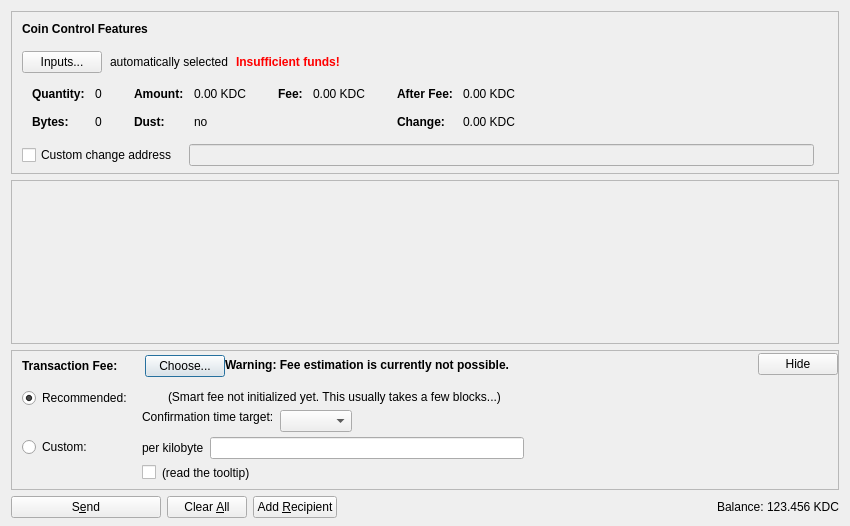
<?xml version="1.0" encoding="UTF-8"?>
<ui version="4.0">
 <class>SendCoinsDialog</class>
 <widget class="QDialog" name="SendCoinsDialog">
  <property name="geometry">
   <rect>
    <x>0</x>
    <y>0</y>
    <width>850</width>
    <height>526</height>
   </rect>
  </property>
  <property name="windowTitle">
   <string>Send Coins</string>
  </property>
  <layout class="QVBoxLayout" name="verticalLayout" stretch="0,1,0,0">
   <property name="bottomMargin">
    <number>8</number>
   </property>
   <item>
    <widget class="QFrame" name="frameCoinControl">
     <property name="sizePolicy">
      <sizepolicy hsizetype="Expanding" vsizetype="Expanding">
       <horstretch>0</horstretch>
       <verstretch>0</verstretch>
      </sizepolicy>
     </property>
     <property name="maximumSize">
      <size>
       <width>16777215</width>
       <height>16777215</height>
      </size>
     </property>
     <property name="frameShape">
      <enum>QFrame::StyledPanel</enum>
     </property>
     <property name="frameShadow">
      <enum>QFrame::Sunken</enum>
     </property>
     <layout class="QVBoxLayout" name="verticalLayoutCoinControl2">
      <property name="spacing">
       <number>0</number>
      </property>
      <property name="leftMargin">
       <number>0</number>
      </property>
      <property name="topMargin">
       <number>0</number>
      </property>
      <property name="rightMargin">
       <number>0</number>
      </property>
      <property name="bottomMargin">
       <number>6</number>
      </property>
      <item>
       <layout class="QVBoxLayout" name="verticalLayoutCoinControl" stretch="0,0,0,0,1">
        <property name="spacing">
         <number>0</number>
        </property>
        <property name="leftMargin">
         <number>10</number>
        </property>
        <property name="topMargin">
         <number>10</number>
        </property>
        <item>
         <layout class="QHBoxLayout" name="horizontalLayoutCoinControl1">
          <property name="bottomMargin">
           <number>15</number>
          </property>
          <item>
           <widget class="QLabel" name="labelCoinControlFeatures">
            <property name="sizePolicy">
             <sizepolicy hsizetype="Preferred" vsizetype="Maximum">
              <horstretch>0</horstretch>
              <verstretch>0</verstretch>
             </sizepolicy>
            </property>
            <property name="font">
             <font>
              <weight>75</weight>
              <bold>true</bold>
             </font>
            </property>
            <property name="styleSheet">
             <string notr="true">font-weight:bold;</string>
            </property>
            <property name="text">
             <string>Coin Control Features</string>
            </property>
           </widget>
          </item>
         </layout>
        </item>
        <item>
         <layout class="QHBoxLayout" name="horizontalLayoutCoinControl2" stretch="0,0,0,0">
          <property name="spacing">
           <number>8</number>
          </property>
          <property name="bottomMargin">
           <number>10</number>
          </property>
          <item>
           <widget class="QPushButton" name="pushButtonCoinControl">
            <property name="styleSheet">
             <string notr="true"/>
            </property>
            <property name="text">
             <string>Inputs...</string>
            </property>
            <property name="autoDefault">
             <bool>false</bool>
            </property>
           </widget>
          </item>
          <item>
           <widget class="QLabel" name="labelCoinControlAutomaticallySelected">
            <property name="text">
             <string>automatically selected</string>
            </property>
            <property name="margin">
             <number>5</number>
            </property>
           </widget>
          </item>
          <item>
           <widget class="QLabel" name="labelCoinControlInsuffFunds">
            <property name="font">
             <font>
              <weight>75</weight>
              <bold>true</bold>
             </font>
            </property>
            <property name="styleSheet">
             <string notr="true">color:red;font-weight:bold;</string>
            </property>
            <property name="text">
             <string>Insufficient funds!</string>
            </property>
            <property name="margin">
             <number>5</number>
            </property>
           </widget>
          </item>
          <item>
           <spacer name="horizontalSpacerCoinControl">
            <property name="orientation">
             <enum>Qt::Horizontal</enum>
            </property>
            <property name="sizeHint" stdset="0">
             <size>
              <width>40</width>
              <height>1</height>
             </size>
            </property>
           </spacer>
          </item>
         </layout>
        </item>
        <item>
         <widget class="QWidget" name="widgetCoinControl" native="true">
          <property name="sizePolicy">
           <sizepolicy hsizetype="Preferred" vsizetype="Preferred">
            <horstretch>0</horstretch>
            <verstretch>0</verstretch>
           </sizepolicy>
          </property>
          <property name="minimumSize">
           <size>
            <width>0</width>
            <height>0</height>
           </size>
          </property>
          <property name="styleSheet">
           <string notr="true"/>
          </property>
          <layout class="QHBoxLayout" name="horizontalLayoutCoinControl5">
           <property name="leftMargin">
            <number>0</number>
           </property>
           <property name="topMargin">
            <number>0</number>
           </property>
           <property name="rightMargin">
            <number>0</number>
           </property>
           <property name="bottomMargin">
            <number>0</number>
           </property>
           <item>
            <layout class="QHBoxLayout" name="horizontalLayoutCoinControl3" stretch="0,0,0,1">
             <property name="spacing">
              <number>20</number>
             </property>
             <property name="topMargin">
              <number>0</number>
             </property>
             <property name="bottomMargin">
              <number>10</number>
             </property>
             <item>
              <layout class="QFormLayout" name="formLayoutCoinControl1">
               <property name="horizontalSpacing">
                <number>10</number>
               </property>
               <property name="verticalSpacing">
                <number>14</number>
               </property>
               <property name="leftMargin">
                <number>10</number>
               </property>
               <property name="topMargin">
                <number>4</number>
               </property>
               <property name="rightMargin">
                <number>6</number>
               </property>
               <item row="0" column="0">
                <widget class="QLabel" name="labelCoinControlQuantityText">
                 <property name="font">
                  <font>
                   <weight>75</weight>
                   <bold>true</bold>
                  </font>
                 </property>
                 <property name="text">
                  <string>Quantity:</string>
                 </property>
                 <property name="margin">
                  <number>0</number>
                 </property>
                </widget>
               </item>
               <item row="0" column="1">
                <widget class="QLabel" name="labelCoinControlQuantity">
                 <property name="cursor">
                  <cursorShape>IBeamCursor</cursorShape>
                 </property>
                 <property name="contextMenuPolicy">
                  <enum>Qt::ActionsContextMenu</enum>
                 </property>
                 <property name="text">
                  <string notr="true">0</string>
                 </property>
                 <property name="margin">
                  <number>0</number>
                 </property>
                 <property name="textInteractionFlags">
                  <set>Qt::LinksAccessibleByMouse|Qt::TextSelectableByKeyboard|Qt::TextSelectableByMouse</set>
                 </property>
                </widget>
               </item>
               <item row="1" column="0">
                <widget class="QLabel" name="labelCoinControlBytesText">
                 <property name="font">
                  <font>
                   <weight>75</weight>
                   <bold>true</bold>
                  </font>
                 </property>
                 <property name="text">
                  <string>Bytes:</string>
                 </property>
                </widget>
               </item>
               <item row="1" column="1">
                <widget class="QLabel" name="labelCoinControlBytes">
                 <property name="cursor">
                  <cursorShape>IBeamCursor</cursorShape>
                 </property>
                 <property name="contextMenuPolicy">
                  <enum>Qt::ActionsContextMenu</enum>
                 </property>
                 <property name="text">
                  <string notr="true">0</string>
                 </property>
                 <property name="textInteractionFlags">
                  <set>Qt::LinksAccessibleByMouse|Qt::TextSelectableByKeyboard|Qt::TextSelectableByMouse</set>
                 </property>
                </widget>
               </item>
              </layout>
             </item>
             <item>
              <layout class="QFormLayout" name="formLayoutCoinControl2">
               <property name="horizontalSpacing">
                <number>10</number>
               </property>
               <property name="verticalSpacing">
                <number>14</number>
               </property>
               <property name="leftMargin">
                <number>6</number>
               </property>
               <property name="topMargin">
                <number>4</number>
               </property>
               <property name="rightMargin">
                <number>6</number>
               </property>
               <item row="0" column="0">
                <widget class="QLabel" name="labelCoinControlAmountText">
                 <property name="font">
                  <font>
                   <weight>75</weight>
                   <bold>true</bold>
                  </font>
                 </property>
                 <property name="text">
                  <string>Amount:</string>
                 </property>
                 <property name="margin">
                  <number>0</number>
                 </property>
                </widget>
               </item>
               <item row="0" column="1">
                <widget class="QLabel" name="labelCoinControlAmount">
                 <property name="cursor">
                  <cursorShape>IBeamCursor</cursorShape>
                 </property>
                 <property name="contextMenuPolicy">
                  <enum>Qt::ActionsContextMenu</enum>
                 </property>
                 <property name="text">
                  <string notr="true">0.00 KDC</string>
                 </property>
                 <property name="textInteractionFlags">
                  <set>Qt::LinksAccessibleByMouse|Qt::TextSelectableByKeyboard|Qt::TextSelectableByMouse</set>
                 </property>
                </widget>
               </item>
               <item row="1" column="0">
                <widget class="QLabel" name="labelCoinControlLowOutputText">
                 <property name="font">
                  <font>
                   <weight>75</weight>
                   <bold>true</bold>
                  </font>
                 </property>
                 <property name="text">
                  <string>Dust:</string>
                 </property>
                </widget>
               </item>
               <item row="1" column="1">
                <widget class="QLabel" name="labelCoinControlLowOutput">
                 <property name="cursor">
                  <cursorShape>IBeamCursor</cursorShape>
                 </property>
                 <property name="contextMenuPolicy">
                  <enum>Qt::ActionsContextMenu</enum>
                 </property>
                 <property name="text">
                  <string notr="true">no</string>
                 </property>
                 <property name="textInteractionFlags">
                  <set>Qt::LinksAccessibleByMouse|Qt::TextSelectableByKeyboard|Qt::TextSelectableByMouse</set>
                 </property>
                </widget>
               </item>
              </layout>
             </item>
             <item>
              <layout class="QFormLayout" name="formLayoutCoinControl3">
               <property name="horizontalSpacing">
                <number>10</number>
               </property>
               <property name="verticalSpacing">
                <number>14</number>
               </property>
               <property name="leftMargin">
                <number>6</number>
               </property>
               <property name="topMargin">
                <number>4</number>
               </property>
               <property name="rightMargin">
                <number>6</number>
               </property>
               <item row="0" column="0">
                <widget class="QLabel" name="labelCoinControlFeeText">
                 <property name="font">
                  <font>
                   <weight>75</weight>
                   <bold>true</bold>
                  </font>
                 </property>
                 <property name="text">
                  <string>Fee:</string>
                 </property>
                 <property name="margin">
                  <number>0</number>
                 </property>
                </widget>
               </item>
               <item row="0" column="1">
                <widget class="QLabel" name="labelCoinControlFee">
                 <property name="cursor">
                  <cursorShape>IBeamCursor</cursorShape>
                 </property>
                 <property name="contextMenuPolicy">
                  <enum>Qt::ActionsContextMenu</enum>
                 </property>
                 <property name="text">
                  <string notr="true">0.00 KDC</string>
                 </property>
                 <property name="textInteractionFlags">
                  <set>Qt::LinksAccessibleByMouse|Qt::TextSelectableByKeyboard|Qt::TextSelectableByMouse</set>
                 </property>
                </widget>
               </item>
              </layout>
             </item>
             <item>
              <layout class="QFormLayout" name="formLayoutCoinControl4">
               <property name="horizontalSpacing">
                <number>10</number>
               </property>
               <property name="verticalSpacing">
                <number>14</number>
               </property>
               <property name="leftMargin">
                <number>6</number>
               </property>
               <property name="topMargin">
                <number>4</number>
               </property>
               <property name="rightMargin">
                <number>6</number>
               </property>
               <item row="0" column="0">
                <widget class="QLabel" name="labelCoinControlAfterFeeText">
                 <property name="font">
                  <font>
                   <weight>75</weight>
                   <bold>true</bold>
                  </font>
                 </property>
                 <property name="text">
                  <string>After Fee:</string>
                 </property>
                 <property name="margin">
                  <number>0</number>
                 </property>
                </widget>
               </item>
               <item row="0" column="1">
                <widget class="QLabel" name="labelCoinControlAfterFee">
                 <property name="cursor">
                  <cursorShape>IBeamCursor</cursorShape>
                 </property>
                 <property name="contextMenuPolicy">
                  <enum>Qt::ActionsContextMenu</enum>
                 </property>
                 <property name="text">
                  <string notr="true">0.00 KDC</string>
                 </property>
                 <property name="textInteractionFlags">
                  <set>Qt::LinksAccessibleByMouse|Qt::TextSelectableByKeyboard|Qt::TextSelectableByMouse</set>
                 </property>
                </widget>
               </item>
               <item row="1" column="0">
                <widget class="QLabel" name="labelCoinControlChangeText">
                 <property name="font">
                  <font>
                   <weight>75</weight>
                   <bold>true</bold>
                  </font>
                 </property>
                 <property name="text">
                  <string>Change:</string>
                 </property>
                </widget>
               </item>
               <item row="1" column="1">
                <widget class="QLabel" name="labelCoinControlChange">
                 <property name="cursor">
                  <cursorShape>IBeamCursor</cursorShape>
                 </property>
                 <property name="contextMenuPolicy">
                  <enum>Qt::ActionsContextMenu</enum>
                 </property>
                 <property name="text">
                  <string notr="true">0.00 KDC</string>
                 </property>
                 <property name="textInteractionFlags">
                  <set>Qt::LinksAccessibleByMouse|Qt::TextSelectableByKeyboard|Qt::TextSelectableByMouse</set>
                 </property>
                </widget>
               </item>
              </layout>
             </item>
            </layout>
           </item>
          </layout>
         </widget>
        </item>
        <item>
         <layout class="QHBoxLayout" name="horizontalLayoutCoinControl4" stretch="0,0,0">
          <property name="spacing">
           <number>12</number>
          </property>
          <property name="sizeConstraint">
           <enum>QLayout::SetDefaultConstraint</enum>
          </property>
          <property name="topMargin">
           <number>5</number>
          </property>
          <property name="rightMargin">
           <number>5</number>
          </property>
          <item>
           <widget class="QCheckBox" name="checkBoxCoinControlChange">
            <property name="toolTip">
             <string>If this is activated, but the change address is empty or invalid, change will be sent to a newly generated address.</string>
            </property>
            <property name="text">
             <string>Custom change address</string>
            </property>
           </widget>
          </item>
          <item>
           <widget class="QValidatedLineEdit" name="lineEditCoinControlChange">
            <property name="enabled">
             <bool>false</bool>
            </property>
            <property name="sizePolicy">
             <sizepolicy hsizetype="Expanding" vsizetype="Fixed">
              <horstretch>0</horstretch>
              <verstretch>0</verstretch>
             </sizepolicy>
            </property>
           </widget>
          </item>
          <item>
           <widget class="QLabel" name="labelCoinControlChangeLabel">
            <property name="sizePolicy">
             <sizepolicy hsizetype="Preferred" vsizetype="Expanding">
              <horstretch>0</horstretch>
              <verstretch>0</verstretch>
             </sizepolicy>
            </property>
            <property name="minimumSize">
             <size>
              <width>0</width>
              <height>0</height>
             </size>
            </property>
            <property name="text">
             <string/>
            </property>
            <property name="margin">
             <number>3</number>
            </property>
           </widget>
          </item>
         </layout>
        </item>
        <item>
         <spacer name="verticalSpacerCoinControl">
          <property name="orientation">
           <enum>Qt::Vertical</enum>
          </property>
          <property name="sizeHint" stdset="0">
           <size>
            <width>800</width>
            <height>1</height>
           </size>
          </property>
         </spacer>
        </item>
       </layout>
      </item>
     </layout>
    </widget>
   </item>
   <item>
    <widget class="QScrollArea" name="scrollArea">
     <property name="widgetResizable">
      <bool>true</bool>
     </property>
     <widget class="QWidget" name="scrollAreaWidgetContents">
      <property name="geometry">
       <rect>
        <x>0</x>
        <y>0</y>
        <width>830</width>
        <height>104</height>
       </rect>
      </property>
      <layout class="QVBoxLayout" name="verticalLayout_2" stretch="0,1">
       <property name="leftMargin">
        <number>0</number>
       </property>
       <property name="topMargin">
        <number>0</number>
       </property>
       <property name="rightMargin">
        <number>0</number>
       </property>
       <property name="bottomMargin">
        <number>0</number>
       </property>
       <item>
        <layout class="QVBoxLayout" name="entries">
         <property name="spacing">
          <number>6</number>
         </property>
        </layout>
       </item>
       <item>
        <spacer name="verticalSpacer">
         <property name="orientation">
          <enum>Qt::Vertical</enum>
         </property>
         <property name="sizeHint" stdset="0">
          <size>
           <width>20</width>
           <height>40</height>
          </size>
         </property>
        </spacer>
       </item>
      </layout>
     </widget>
    </widget>
   </item>
   <item>
    <widget class="QFrame" name="frameFee">
     <property name="sizePolicy">
      <sizepolicy hsizetype="Expanding" vsizetype="Expanding">
       <horstretch>0</horstretch>
       <verstretch>0</verstretch>
      </sizepolicy>
     </property>
     <property name="maximumSize">
      <size>
       <width>16777215</width>
       <height>16777215</height>
      </size>
     </property>
     <property name="frameShape">
      <enum>QFrame::StyledPanel</enum>
     </property>
     <property name="frameShadow">
      <enum>QFrame::Sunken</enum>
     </property>
     <layout class="QVBoxLayout" name="verticalLayoutFee1">
      <property name="spacing">
       <number>0</number>
      </property>
      <property name="leftMargin">
       <number>0</number>
      </property>
      <property name="topMargin">
       <number>0</number>
      </property>
      <property name="rightMargin">
       <number>0</number>
      </property>
      <property name="bottomMargin">
       <number>0</number>
      </property>
      <item>
       <layout class="QVBoxLayout" name="verticalLayoutFee2" stretch="0,0,0">
        <property name="spacing">
         <number>0</number>
        </property>
        <property name="leftMargin">
         <number>10</number>
        </property>
        <property name="topMargin">
         <number>0</number>
        </property>
        <item>
         <layout class="QHBoxLayout" name="horizontalLayoutFee1">
          <property name="bottomMargin">
           <number>0</number>
          </property>
          <item>
           <layout class="QVBoxLayout" name="verticalLayoutFee7">
            <property name="spacing">
             <number>0</number>
            </property>
            <item>
             <spacer name="verticalSpacerSmartFee">
              <property name="orientation">
               <enum>Qt::Vertical</enum>
              </property>
              <property name="sizeType">
               <enum>QSizePolicy::Fixed</enum>
              </property>
              <property name="sizeHint" stdset="0">
               <size>
                <width>1</width>
                <height>4</height>
               </size>
              </property>
             </spacer>
            </item>
            <item>
             <layout class="QHBoxLayout" name="horizontalLayoutSmartFee">
              <property name="spacing">
               <number>10</number>
              </property>
              <item>
               <widget class="QLabel" name="labelFeeHeadline">
                <property name="sizePolicy">
                 <sizepolicy hsizetype="Preferred" vsizetype="Maximum">
                  <horstretch>0</horstretch>
                  <verstretch>0</verstretch>
                 </sizepolicy>
                </property>
                <property name="font">
                 <font>
                  <weight>75</weight>
                  <bold>true</bold>
                 </font>
                </property>
                <property name="styleSheet">
                 <string notr="true">font-weight:bold;</string>
                </property>
                <property name="text">
                 <string>Transaction Fee:</string>
                </property>
               </widget>
              </item>
              <item>
               <widget class="QLabel" name="labelFeeMinimized">
                <property name="text">
                 <string/>
                </property>
               </widget>
              </item>
              <item>
               <widget class="QPushButton" name="buttonChooseFee">
                <property name="text">
                 <string>Choose...</string>
                </property>
               </widget>
              </item>
             </layout>
            </item>
            <item>
             <spacer name="verticalSpacer_5">
              <property name="orientation">
               <enum>Qt::Vertical</enum>
              </property>
              <property name="sizeHint" stdset="0">
               <size>
                <width>1</width>
                <height>1</height>
               </size>
              </property>
             </spacer>
            </item>
           </layout>
          </item>
          <item>
           <widget class="QLabel" name="fallbackFeeWarningLabel">
            <property name="toolTip">
             <string>Using the fallbackfee can result in sending a transaction that will take several hours or days (or never) to confirm. Consider choosing your fee manually or wait until you have validated the complete chain.</string>
            </property>
            <property name="font">
            <font>
                <weight>75</weight>
                <bold>true</bold>
            </font>
            </property>
            <property name="text">
             <string>Warning: Fee estimation is currently not possible.</string>
            </property>
            <property name="wordWrap">
             <bool>false</bool>
            </property>
           </widget>
          </item>
          <item>
           <spacer name="horizontalSpacer_4">
            <property name="orientation">
             <enum>Qt::Horizontal</enum>
            </property>
            <property name="sizeType">
             <enum>QSizePolicy::MinimumExpanding</enum>
            </property>
            <property name="sizeHint" stdset="0">
             <size>
              <width>40</width>
              <height>20</height>
             </size>
            </property>
           </spacer>
          </item>
          <item>
           <widget class="QPushButton" name="buttonMinimizeFee">
            <property name="toolTip">
             <string>collapse fee-settings</string>
            </property>
            <property name="text">
             <string>Hide</string>
            </property>
           </widget>
          </item>
         </layout>
        </item>
        <item>
         <widget class="QFrame" name="frameFeeSelection">
          <layout class="QVBoxLayout" name="verticalLayoutFee12">
           <property name="spacing">
            <number>0</number>
           </property>
           <property name="leftMargin">
            <number>0</number>
           </property>
           <property name="topMargin">
            <number>0</number>
           </property>
           <property name="rightMargin">
            <number>0</number>
           </property>
           <property name="bottomMargin">
            <number>0</number>
           </property>
           <item>
            <layout class="QGridLayout" name="gridLayoutFee">
             <property name="topMargin">
              <number>10</number>
             </property>
             <property name="bottomMargin">
              <number>4</number>
             </property>
             <property name="horizontalSpacing">
              <number>10</number>
             </property>
             <property name="verticalSpacing">
              <number>4</number>
             </property>
             <item row="1" column="1">
              <layout class="QVBoxLayout" name="verticalLayoutFee8">
               <property name="spacing">
                <number>6</number>
               </property>
               <item>
                <layout class="QHBoxLayout" name="horizontalLayoutFee13">
                 <item>
                  <widget class="QLabel" name="labelCustomPerKilobyte">
                   <property name="toolTip">
                    <string>If the custom fee is set to 1000 satoshis and the transaction is only 250 bytes, then &quot;per kilobyte&quot; only pays 250 satoshis in fee, while &quot;total at least&quot; pays 1000 satoshis. For transactions bigger than a kilobyte both pay by kilobyte.</string>
                   </property>
                   <property name="text">
                    <string>per kilobyte</string>
                   </property>
                  </widget>
                 </item>
                 <item>
                  <widget class="BitcoinAmountField" name="customFee"/>
                 </item>
                 <item>
                  <spacer name="horizontalSpacer_6">
                   <property name="orientation">
                    <enum>Qt::Horizontal</enum>
                   </property>
                   <property name="sizeHint" stdset="0">
                    <size>
                     <width>1</width>
                     <height>1</height>
                    </size>
                   </property>
                  </spacer>
                 </item>
                </layout>
               </item>
               <item>
                <layout class="QHBoxLayout" name="horizontalLayoutFee8">
                 <item>
                  <widget class="QCheckBox" name="checkBoxMinimumFee">
                   <property name="toolTip">
                    <string>Paying only the minimum fee is just fine as long as there is less transaction volume than space in the blocks. But be aware that this can end up in a never confirming transaction once there is more demand for kidscoin transactions than the network can process.</string>
                   </property>
                   <property name="text">
                    <string/>
                   </property>
                  </widget>
                 </item>
                 <item>
                  <widget class="QLabel" name="labelMinFeeWarning">
                   <property name="enabled">
                    <bool>true</bool>
                   </property>
                   <property name="toolTip">
                    <string>Paying only the minimum fee is just fine as long as there is less transaction volume than space in the blocks. But be aware that this can end up in a never confirming transaction once there is more demand for kidscoin transactions than the network can process.</string>
                   </property>
                   <property name="text">
                    <string>(read the tooltip)</string>
                   </property>
                   <property name="margin">
                    <number>5</number>
                   </property>
                  </widget>
                 </item>
                 <item>
                  <spacer name="horizontalSpacer_2">
                   <property name="orientation">
                    <enum>Qt::Horizontal</enum>
                   </property>
                   <property name="sizeHint" stdset="0">
                    <size>
                     <width>1</width>
                     <height>1</height>
                    </size>
                   </property>
                  </spacer>
                 </item>
                </layout>
               </item>
              </layout>
             </item>
             <item row="0" column="0">
              <layout class="QVBoxLayout" name="verticalLayoutFee4" stretch="0,1">
               <item>
                <widget class="QRadioButton" name="radioSmartFee">
                 <property name="text">
                  <string>Recommended:</string>
                 </property>
                 <property name="checked">
                  <bool>true</bool>
                 </property>
                 <attribute name="buttonGroup">
                  <string notr="true">groupFee</string>
                 </attribute>
                </widget>
               </item>
               <item>
                <spacer name="verticalSpacer_2">
                 <property name="orientation">
                  <enum>Qt::Vertical</enum>
                 </property>
                 <property name="sizeHint" stdset="0">
                  <size>
                   <width>1</width>
                   <height>1</height>
                  </size>
                 </property>
                </spacer>
               </item>
              </layout>
             </item>
             <item row="1" column="0">
              <layout class="QVBoxLayout" name="verticalLayoutFee9" stretch="0,1">
               <item>
                <widget class="QRadioButton" name="radioCustomFee">
                 <property name="text">
                  <string>Custom:</string>
                 </property>
                 <attribute name="buttonGroup">
                  <string notr="true">groupFee</string>
                 </attribute>
                </widget>
               </item>
               <item>
                <spacer name="verticalSpacer_6">
                 <property name="orientation">
                  <enum>Qt::Vertical</enum>
                 </property>
                 <property name="sizeHint" stdset="0">
                  <size>
                   <width>1</width>
                   <height>1</height>
                  </size>
                 </property>
                </spacer>
               </item>
              </layout>
             </item>
             <item row="0" column="1">
              <layout class="QVBoxLayout" name="verticalLayoutFee3" stretch="0,0,1">
               <property name="spacing">
                <number>6</number>
               </property>
               <property name="topMargin">
                <number>2</number>
               </property>
               <item>
                <layout class="QHBoxLayout" name="horizontalLayoutFee12">
                 <item>
                  <widget class="QLabel" name="labelSmartFee">
                   <property name="text">
                    <string/>
                   </property>
                   <property name="margin">
                    <number>2</number>
                   </property>
                  </widget>
                 </item>
                 <item>
                  <widget class="QLabel" name="labelFeeEstimation">
                   <property name="text">
                    <string/>
                   </property>
                  </widget>
                 </item>
                 <item>
                  <widget class="QLabel" name="labelSmartFee2">
                   <property name="text">
                    <string>(Smart fee not initialized yet. This usually takes a few blocks...)</string>
                   </property>
                   <property name="margin">
                    <number>2</number>
                   </property>
                  </widget>
                 </item>
                 <item>
                  <spacer name="horizontalSpacer_5">
                   <property name="orientation">
                    <enum>Qt::Horizontal</enum>
                   </property>
                   <property name="sizeHint" stdset="0">
                    <size>
                     <width>1</width>
                     <height>1</height>
                    </size>
                   </property>
                  </spacer>
                 </item>
                </layout>
               </item>
               <item>
                <layout class="QHBoxLayout" name="horizontalLayoutFee9">
                 <item>
                  <layout class="QVBoxLayout" name="verticalLayoutFee6">
                   <item>
                    <widget class="QLabel" name="labelSmartFee3">
                     <property name="text">
                      <string>Confirmation time target:</string>
                     </property>
                     <property name="margin">
                      <number>2</number>
                     </property>
                    </widget>
                   </item>
                   <item>
                    <spacer name="verticalSpacer_3">
                     <property name="orientation">
                      <enum>Qt::Vertical</enum>
                     </property>
                     <property name="sizeHint" stdset="0">
                      <size>
                       <width>1</width>
                       <height>1</height>
                      </size>
                     </property>
                    </spacer>
                   </item>
                  </layout>
                 </item>
                 <item>
                  <layout class="QVBoxLayout" name="verticalLayoutFee5">
                   <property name="rightMargin">
                    <number>30</number>
                   </property>
                   <item>
                    <layout class="QHBoxLayout" name="horizontalLayoutConfTarget">
                     <property name="bottomMargin">
                      <number>0</number>
                     </property>
                     <item>
                      <widget class="QComboBox" name="confTargetSelector"/>
                     </item>
                     <item>
                      <spacer name="horizontalSpacerConfTarget">
                       <property name="orientation">
                        <enum>Qt::Horizontal</enum>
                       </property>
                       <property name="sizeHint" stdset="0">
                        <size>
                         <width>40</width>
                         <height>20</height>
                        </size>
                       </property>
                      </spacer>
                     </item>
                    </layout>
                   </item>
                  </layout>
                 </item>
                </layout>
               </item>
               <item>
                <spacer name="verticalSpacer_4">
                 <property name="orientation">
                  <enum>Qt::Vertical</enum>
                 </property>
                 <property name="sizeHint" stdset="0">
                  <size>
                   <width>1</width>
                   <height>1</height>
                  </size>
                 </property>
                </spacer>
               </item>
              </layout>
             </item>
            </layout>
           </item>
          </layout>
         </widget>
        </item>
        <item>
         <spacer name="verticalSpacerFee">
          <property name="orientation">
           <enum>Qt::Vertical</enum>
          </property>
          <property name="sizeHint" stdset="0">
           <size>
            <width>40</width>
            <height>5</height>
           </size>
          </property>
         </spacer>
        </item>
       </layout>
      </item>
     </layout>
    </widget>
   </item>
   <item>
    <layout class="QHBoxLayout" name="horizontalLayout">
     <item>
      <widget class="QPushButton" name="sendButton">
       <property name="minimumSize">
        <size>
         <width>150</width>
         <height>0</height>
        </size>
       </property>
       <property name="toolTip">
        <string>Confirm the send action</string>
       </property>
       <property name="text">
        <string>S&amp;end</string>
       </property>
       <property name="icon">
        <iconset resource="../bitcoin.qrc">
         <normaloff>:/icons/send</normaloff>:/icons/send</iconset>
       </property>
       <property name="autoDefault">
        <bool>false</bool>
       </property>
       <property name="default">
        <bool>false</bool>
       </property>
      </widget>
     </item>
     <item>
      <widget class="QPushButton" name="clearButton">
       <property name="sizePolicy">
        <sizepolicy hsizetype="Minimum" vsizetype="Fixed">
         <horstretch>0</horstretch>
         <verstretch>0</verstretch>
        </sizepolicy>
       </property>
       <property name="toolTip">
        <string>Clear all fields of the form.</string>
       </property>
       <property name="text">
        <string>Clear &amp;All</string>
       </property>
       <property name="icon">
        <iconset resource="../bitcoin.qrc">
         <normaloff>:/icons/remove</normaloff>:/icons/remove</iconset>
       </property>
       <property name="autoDefault">
        <bool>false</bool>
       </property>
      </widget>
     </item>
     <item>
      <widget class="QPushButton" name="addButton">
       <property name="toolTip">
        <string>Send to multiple recipients at once</string>
       </property>
       <property name="text">
        <string>Add &amp;Recipient</string>
       </property>
       <property name="icon">
        <iconset resource="../bitcoin.qrc">
         <normaloff>:/icons/add</normaloff>:/icons/add</iconset>
       </property>
       <property name="autoDefault">
        <bool>false</bool>
       </property>
      </widget>
     </item>
     <item>
      <spacer name="horizontalSpacer">
       <property name="orientation">
        <enum>Qt::Horizontal</enum>
       </property>
       <property name="sizeHint" stdset="0">
        <size>
         <width>40</width>
         <height>20</height>
        </size>
       </property>
      </spacer>
     </item>
     <item>
      <layout class="QHBoxLayout" name="horizontalLayout_2">
       <property name="spacing">
        <number>3</number>
       </property>
       <item>
        <widget class="QLabel" name="label">
         <property name="sizePolicy">
          <sizepolicy hsizetype="Preferred" vsizetype="Fixed">
           <horstretch>0</horstretch>
           <verstretch>0</verstretch>
          </sizepolicy>
         </property>
         <property name="text">
          <string>Balance:</string>
         </property>
        </widget>
       </item>
       <item>
        <widget class="QLabel" name="labelBalance">
         <property name="sizePolicy">
          <sizepolicy hsizetype="Preferred" vsizetype="Fixed">
           <horstretch>0</horstretch>
           <verstretch>0</verstretch>
          </sizepolicy>
         </property>
         <property name="cursor">
          <cursorShape>IBeamCursor</cursorShape>
         </property>
         <property name="text">
          <string notr="true">123.456 KDC</string>
         </property>
         <property name="textInteractionFlags">
          <set>Qt::LinksAccessibleByMouse|Qt::TextSelectableByKeyboard|Qt::TextSelectableByMouse</set>
         </property>
        </widget>
       </item>
      </layout>
     </item>
    </layout>
   </item>
  </layout>
 </widget>
 <customwidgets>
  <customwidget>
   <class>QValidatedLineEdit</class>
   <extends>QLineEdit</extends>
   <header>qt/qvalidatedlineedit.h</header>
  </customwidget>
  <customwidget>
   <class>BitcoinAmountField</class>
   <extends>QLineEdit</extends>
   <header>qt/bitcoinamountfield.h</header>
   <container>1</container>
  </customwidget>
 </customwidgets>
 <resources>
  <include location="../bitcoin.qrc"/>
 </resources>
 <connections/>
 <buttongroups>
  <buttongroup name="groupFee"/>
 </buttongroups>
</ui>
